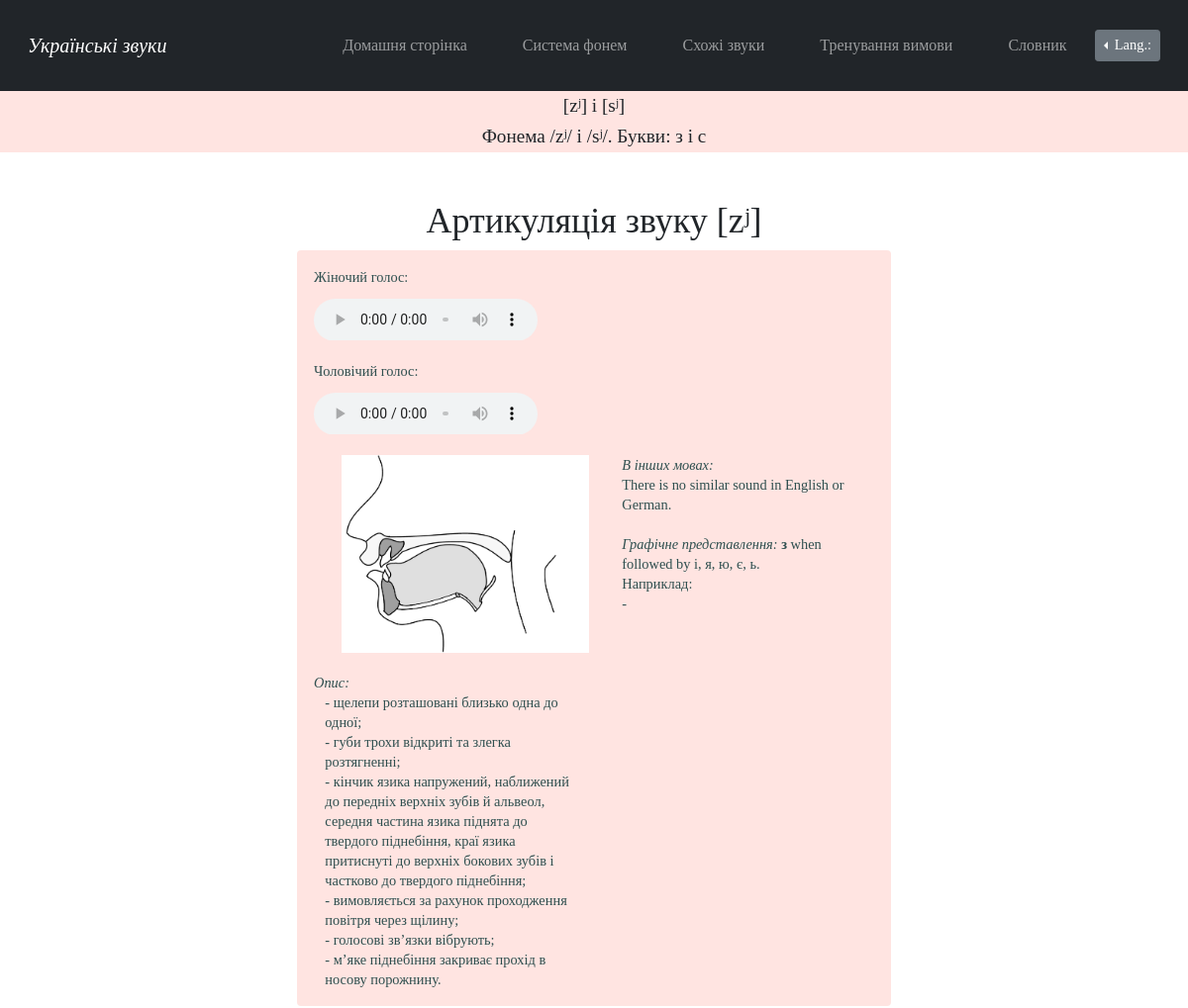
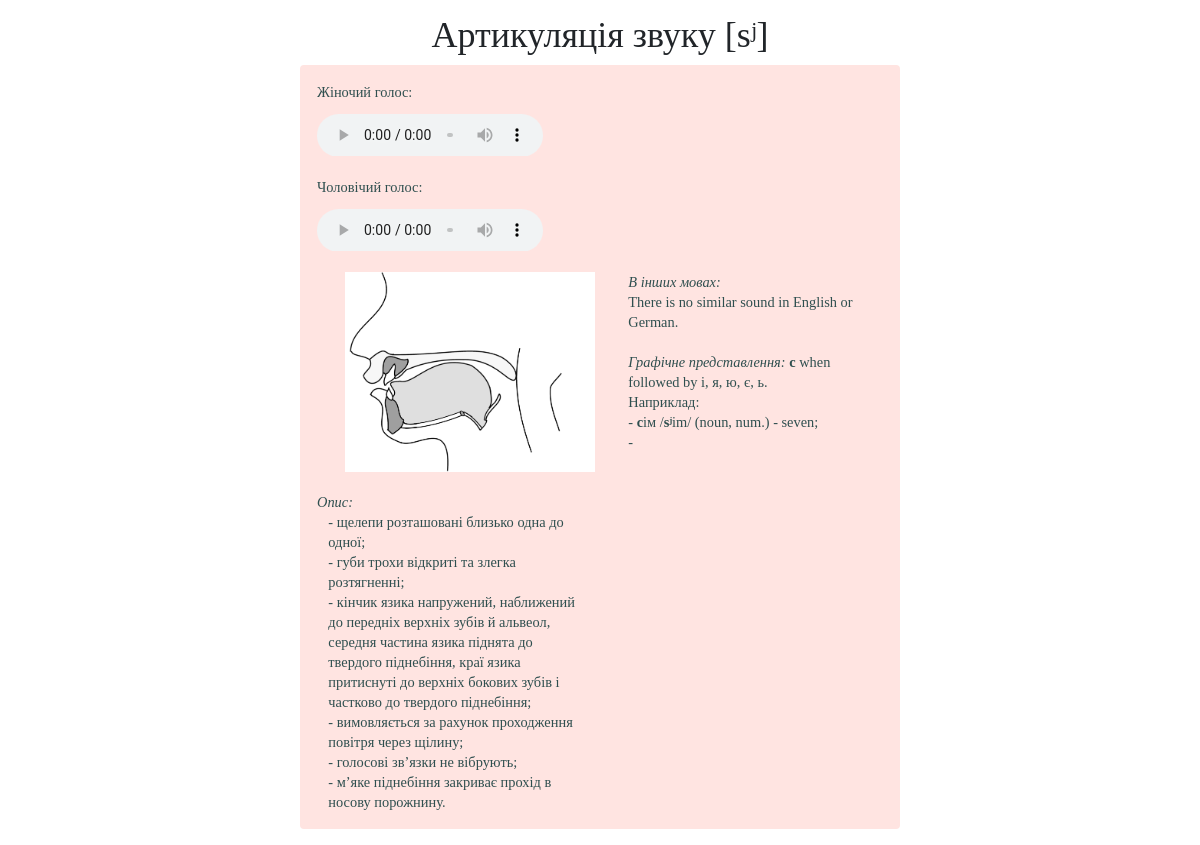
/sound_zj_sj, run on the app's committed database (2 pictures, top to bottom).
### main/models.py (models this page shows)
class InformationAboutConsonants(models.Model):
    id = models.AutoField('id', primary_key=True)
    sound = models.CharField('звук', max_length=6)
    place_of_articulation = models.TextField('місце артикуляції', default='')
    way_of_articulation = models.TextField('спосіб артикуляції', default='')
    palatalization = models.TextField('ступінь палаталізації', default='')
    description = models.TextField('опис вимови')
    eng_description = models.TextField('англ. опис вимови', default='')
    image = models.ImageField('ілюстрація вимови', upload_to="media")
    audio = models.FileField(upload_to='documents/', default='')
    male_audio = models.FileField(upload_to='documents/', default='')

### main/views.py (the view)
# urls.py: path("sound_zj_sj", views.sound_zj_sj, name='sound_zj_sj'),
def sound_zj_sj(request):
    information = InformationAboutConsonants.objects.filter(sound__contains='[zʲ]')
    information2 = InformationAboutConsonants.objects.filter(sound__contains='[sʲ]')
    return render(request, 'main/sound_zj_sj.html', {'information': information, 'information2': information2})

### main/templates/main/sound_zj_sj.html (shortened to what this page needs)
{% extends 'main/pattern_for_consonants.html' %}
{% load i18n %}
{% load static %}
{% block lang_switch %}
<div class="dropleft">
      <button class="btn btn-secondary btn-sm dropdown-toggle" type="button" id="dropdownMenuButton"
              data-toggle="dropdown" aria-haspopup="true" aria-expanded="false">
        Lang.:
      </button>
            {% get_current_language as LANGUAGE_CODE %}
            {% get_available_languages as LANGUAGES %}
            {% get_language_info_list for LANGUAGES as languages %}
    </div>
{% endblock %}
{% block sound %}[zʲ] {% translate "i" %} [sʲ]{% endblock %}
{% block phoneme %}/zʲ/ i /sʲ/{% endblock %}
{% block letter %}з i с{% endblock %}
{% block examples %}<i>{% translate "In other languages:" %}</i>
There is no similar sound in English or German.
<i>{% translate "Pertinent letter/s" %}:</i> <b>з </b> when followed by і, я, ю, є, ь.
{% translate "For example" %}:
-
{% endblock %}
{% block examples2 %}<i>{% translate "In other languages:" %}</i>
There is no similar sound in English or German.
<i>{% translate "Pertinent letter/s" %}:</i> <b>с </b> when followed by і, я, ю, є, ь.
{% translate "For example" %}:
- <b>с</b>ім /<b>sʲ</b>im/ (noun, num.) - seven;
-
{% endblock %}

### main/templates/main/pattern_for_consonants.html (shortened to what this page needs)
{% extends 'main/pattern.html' %}
{% load i18n %}
{% load static %}
{% block stylesheet %}<link rel="stylesheet" href="{% static 'main/css/pattern_separate_sounds.css' %}">{% endblock %}
{% block content %}
<main>
    <div class="header">
        <h2>{% block sound %}{% endblock %}</h2>
         <h3>{% translate "Phoneme" %} {% block phoneme %}{% endblock %}.
            {% translate "Letters:" %} {% block letter %}{% endblock %}</h3>
    </div>
    <div class="main_content">
        {% get_current_language as LANGUAGE_CODE %}
        {% for el in information%}
        <h3>{% translate "Articulation of the sound" %} {{el.sound}}</h3>
            <div class="alert alert-custom  fade in alert-dismissable show mt-2">
                <figure><figcaption>{% translate "Жіночий голос:" %}</figcaption>
                    <audio controls src={{el.audio.url}}>
                    </audio>
                </figure>
                <figure><figcaption>{% translate "Чоловічий голос:" %}</figcaption>
                    <audio controls src={{el.male_audio.url}}>
                    </audio>
                </figure>
                <img src={{el.image.url}} alt="Звук">
                <p class="examples" id="examples">{% block examples %}{% endblock %}<br></p>
                <p><i>{% translate "Description:" %}</i></p>
                {% if LANGUAGE_CODE == "uk" %}
                    <p class = "description" id="description">{{el.description}}</p>
                {%else%}
                    <p class = "description" id="description1.2">{{el.eng_description}}</p>
                {%endif%}
            </div>
        {%endfor%}
        {% for el in information2%}
        <h3>{% translate "Articulation of the sound" %} {{el.sound}}</h3>
            <div class="alert alert-custom  fade in alert-dismissable show mt-2">
                <figure><figcaption>{% translate "Жіночий голос:" %}</figcaption>
                    <audio controls src={{el.audio.url}}>
                    </audio>
                </figure>
                <figure><figcaption>{% translate "Чоловічий голос:" %}</figcaption>
                    <audio controls src={{el.male_audio.url}}>
                    </audio>
                </figure>
                <img src={{el.image.url}} alt="Звук">
                <p class="examples" id="examples2">{% block examples2 %}{% endblock %}<br></p>
                <p><i>{% translate "Description:" %}</i></p>
                {% if LANGUAGE_CODE == "uk" %}
                    <p class = "description" id="description2">{{el.description}}</p>
                {%else%}
                    <p class = "description" id="description2.2">{{el.eng_description}}</p>
                {%endif%}
            </div>
        {%endfor%}
    </div>
</main>
{% endblock %}

### main/static/main/css/pattern.css (style rules this page uses)
body { background: white; font-family: Garamond, Baskerville, "Baskerville Old Face", "Hoefler Text", "Times New Roman", serif; font-style: normal; font-variant: normal; font-weight: 400; line-height: 20px; }
.dropleft { padding-top:20px; padding-bottom:20px; }
.btn { font-size: .9em; }

### main/static/main/css/pattern_separate_sounds.css (style rules this page uses)
.header { text-align: center; background: #FFE4E1; width: 100%; height: 4em; padding-top: .3em; }
.header > h2, h3 { text-align: center; font-size: 1.2em; }
.main_content { margin-top: 4vw; font-size: .9em; margin-left: auto; margin-right: auto; }
.main_content > h3 { text-align: center; font-size: 3vw; }
.main_content img { margin-left: 5%; margin-bottom: 20px; width:250px; height:200px; }
.main_content p { white-space: pre-line; font-size: 1em; }
.alert-custom { background-color:#FFE4E1; color:#2F4F4F; }
.alert-custom > p { margin-bottom:0px; }
@media screen and (min-width:601px) { .header { margin-top: 50px; } }
@media screen and (min-width:601px) { .main_content { width: 80%; } }
@media screen and (min-width:601px) { .alert-custom { background-color: ; } }
@media screen and (min-width:601px) { audio { width: 50%; padding-top:2%; } }
@media screen and (min-width:768px) { .header { margin-top: 110px; } }
@media screen and (min-width:768px) { .alert-custom { background-color: ; } }
@media screen and (min-width:768px) { audio { width: 40%; } }
@media screen and (min-width:768px) { .examples { float: right; width: 45%; } }
@media screen and (min-width:768px) { .description { width: 45%; margin-left:2%; } }
@media screen and (min-width:980px) { .header { margin-top: 90px; } }
@media screen and (min-width:980px) { .main_content { width: 65%; } }
@media screen and (min-width:980px) { .alert-custom { background-color: ; } }
@media screen and (min-width:980px) { audio { width: 40%; } }
@media screen and (min-width:1200px) { .main_content { width: 50%; } }
@media screen and (min-width:1200px) { .alert-custom { background-color:; } }

### data on the page
InformationAboutConsonants: sound "[zʲ]", image (picture), description "- щелепи розташовані близько одна до одної; - губи трохи відкриті та злегка розтягненні; - кінчик язика напружений, наближений до передніх верхніх зубів й альвеол, середня частина язика піднята до твердого піднебіння, краї язика притиснуті до верхніх бокових зубів і частково до твердого піднебіння; - вимовляється за рахунок проходження повітря через щілину; - голосові зв’язки вібрують; - м’яке піднебіння закриває прохід в носову порожнину."
InformationAboutConsonants: sound "[sʲ]", image (picture), description "- щелепи розташовані близько одна до одної; - губи трохи відкриті та злегка розтягненні; - кінчик язика напружений, наближений до передніх верхніх зубів й альвеол, середня частина язика піднята до твердого піднебіння, краї язика притиснуті до верхніх бокових зубів і частково до твердого піднебіння; - вимовляється за рахунок проходження повітря через щілину; - голосові зв’язки не вібрують; - м’яке піднебіння закриває прохід в носову порожнину."
